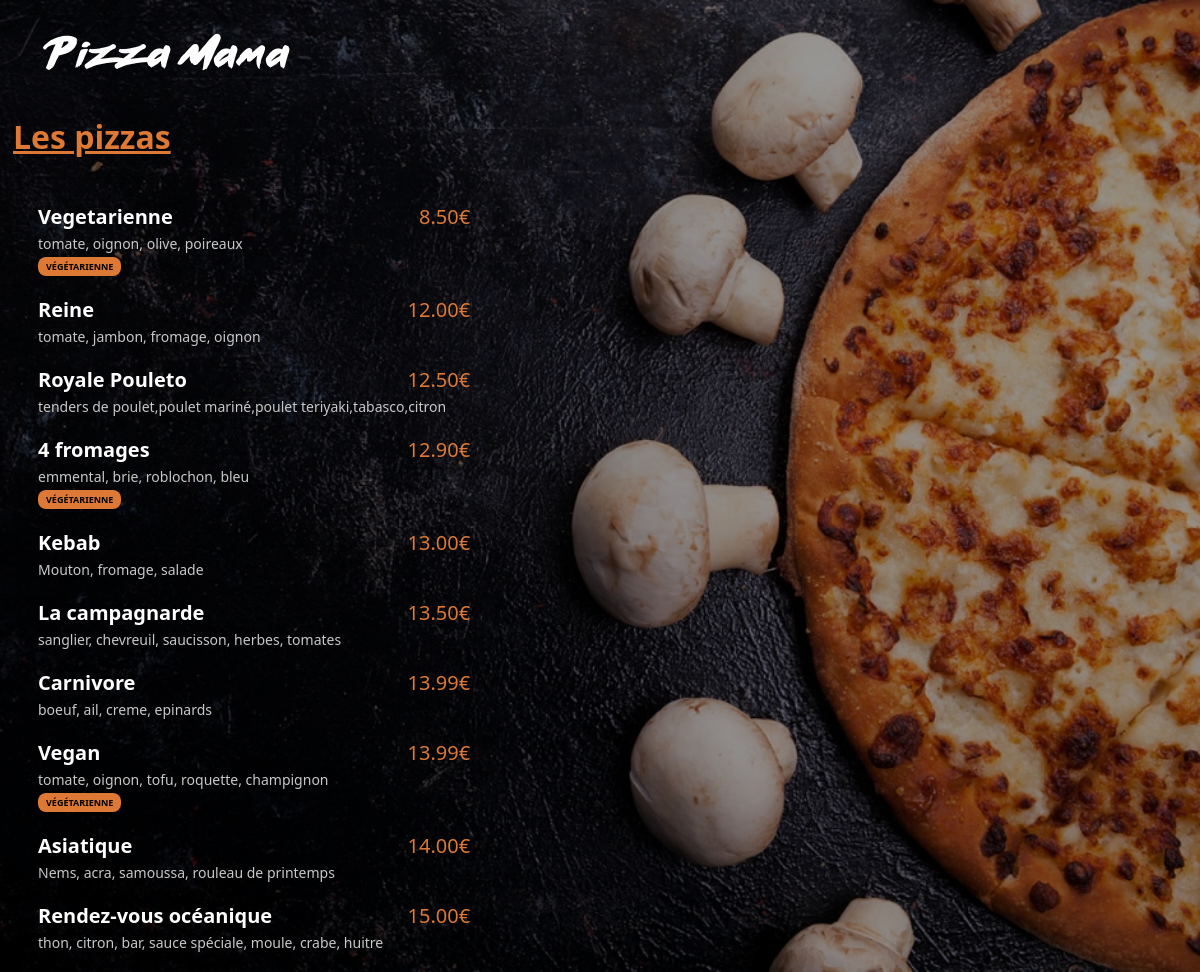
The app's page /menu/ with its own data.
### menu/models.py (models this page shows, shortened)
class Pizza(models.Model):
    nom = models.CharField(max_length=200)
    ingredients = models.CharField(max_length=400)
    prix = models.FloatField(default=0)
    vegetarienne = models.BooleanField(default=False)

### menu/views.py (the view)
# urls.py: path('', views.index, name="index")
def index(request):
    pizzas = Pizza.objects.all().order_by('prix')
    return render(request, 'menu/index.html', {"pizzas":pizzas})

### menu/templates/menu/index.html (shortened to what this page needs)
{% load static%}
<html lang="fr">
<head>
    <link rel="stylesheet" href="{% static 'menu/style.css' %}">
</head>
<body>
    <a href="{% url 'main:index' %}"><img class="small_logo" src="{% static 'menu/images/small_logo.png' %}"></a>
    <div class="menu_title">
        <h1>Les pizzas</h1>
    </div>
    <div class="menu_list">
        {% for pizza in pizzas %}
        <div class="menu_list_item">
            <span class="menu_list_title">{{pizza.nom}}</span>
            <span class="menu_list_prix">{{pizza.prix | floatformat:2}}€</span>
            <span class="menu_list_ingredients">{{pizza.ingredients}}</span>
            {% if pizza.vegetarienne %}
                <span class="menu_list_badge">VÉGÉTARIENNE</span>
            {% endif %}
        </div>
        {% endfor %}
    </div>
</body>
</html>

### menu/static/menu/style.css (style rules this page uses)
body { background:linear-gradient(0deg, rgba(0, 0, 0, 0.4), rgba(0, 0, 0, 0.4)), url("images/menu_background.jpg")no-repeat center center fixed; -webkit-background-size: cover; -moz-background-size: cover; -o-background-size: cover; background-size: cover; color: white; font-family:Sailec-Regular,system-ui,-apple-system,Segoe UI,Roboto,Helvetica Neue,Helvetica,Arial,sans-serif; }
.small_logo { margin-top: 25px; margin-left: 35px; }
h1 { color: #DD7835; display: inline; padding: 2px 5px; text-decoration: underline; padding: 8px, 22px; }
.menu_title { margin-top: 45px; margin-bottom: 45px; }
.menu_list { margin-left: 30px; }
.menu_list_item { margin:30px, 0; margin-bottom: 20px; }
.menu_list_title { font-weight: bold; font-size: 20px; display: inline-block; width: 350px; }
.menu_list_prix { font-size: 20px; color:#DD7835; display: inline-block; width: 70px; margin-left: 8px; text-align: right; }
.menu_list_ingredients { font-size: 14px; color: #c8c8c8; display: block; margin-top: 4px; }
.menu_list_badge { background-color: #DD7835; color: black; font-size: 9px; padding: 3px 8px; margin-top:4px; display: inline-block; border-radius: 8px; font-weight: bold; }

### records on screen
Pizza: nom "Vegetarienne", prix "8.50", ingredients "tomate, oignon, olive, poireaux", vegetarienne "VÉGÉTARIENNE"
Pizza: nom "Reine", prix "12.00", ingredients "tomate, jambon, fromage, oignon"
Pizza: nom "Royale Pouleto", prix "12.50", ingredients "tenders de poulet,poulet mariné,poulet teriyaki,tabasco,citron"
Pizza: nom "4 fromages", prix "12.90", ingredients "emmental, brie, roblochon, bleu", vegetarienne "VÉGÉTARIENNE"
Pizza: nom "Kebab", prix "13.00", ingredients "Mouton, fromage, salade"
Pizza: nom "La campagnarde", prix "13.50", ingredients "sanglier, chevreuil, saucisson, herbes, tomates"
Pizza: nom "Carnivore", prix "13.99", ingredients "boeuf, ail, creme, epinards"
Pizza: nom "Vegan", prix "13.99", ingredients "tomate, oignon, tofu, roquette, champignon", vegetarienne "VÉGÉTARIENNE"
Pizza: nom "Asiatique", prix "14.00", ingredients "Nems, acra, samoussa, rouleau de printemps"
Pizza: nom "Rendez-vous océanique", prix "15.00", ingredients "thon, citron, bar, sauce spéciale, moule, crabe, huitre"
